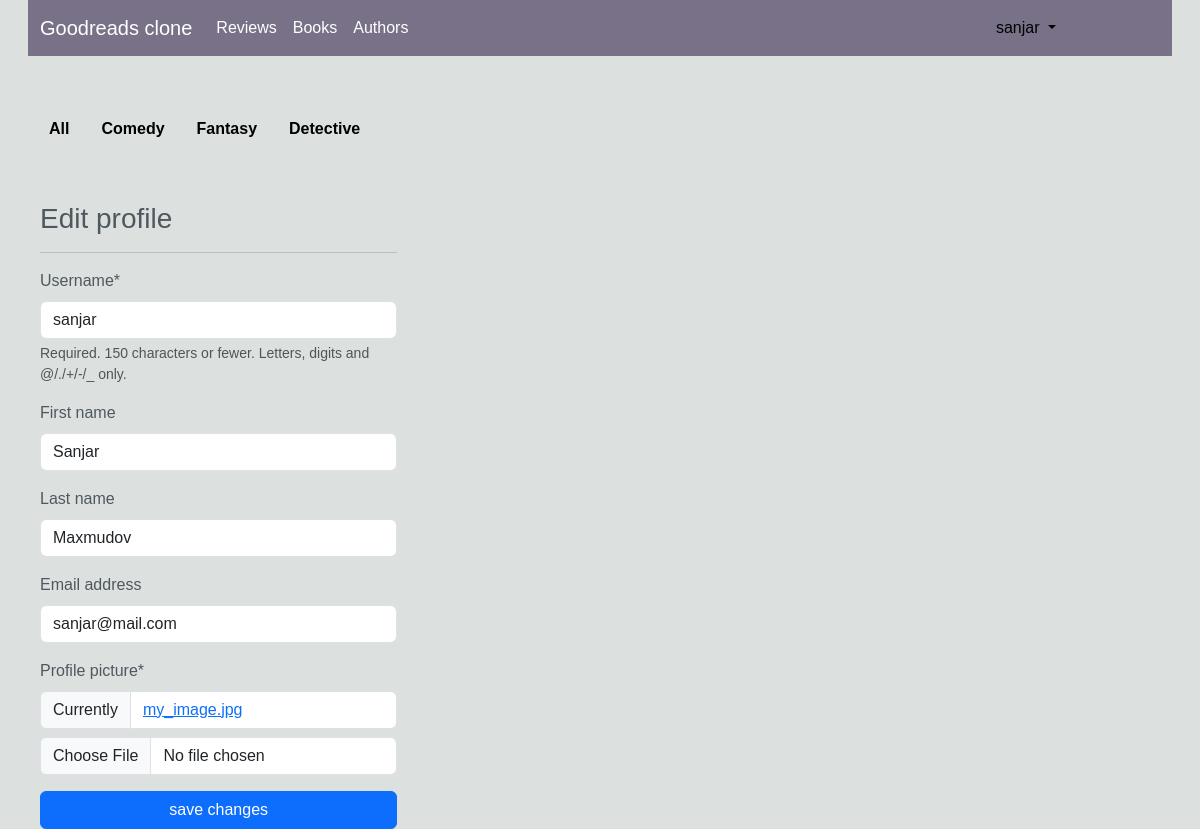
Before: /users/profile/edit/ (signed in) with the older database file.
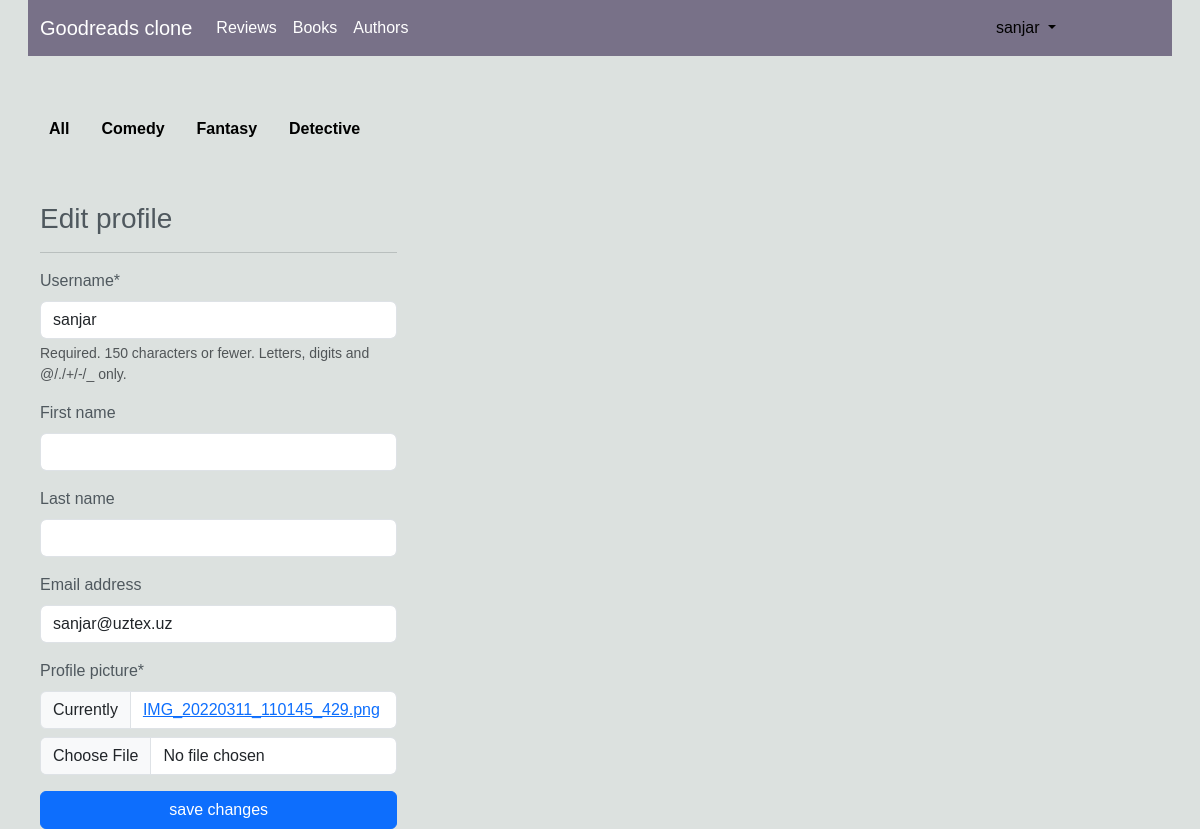
After: the same page with the newer database file.
### users/models.py (models this page shows)
class CustomUser(AbstractUser):
    profile_picture = models.ImageField(default="default_profile_pic.jpg")

### users/views.py (the view, shortened to what this page needs)
# urls.py: path('profile/edit/', ProfileUpdateView.as_view(), name='profile_edit')
class ProfileUpdateView(LoginRequiredMixin, View):
    def get(self, request):
        user_update_form = UserUpdateForm(instance=request.user)
        return render(request, "users/profile_edit.html", {"form": user_update_form})

### users/forms.py
class UserUpdateForm(forms.ModelForm):
    class Meta:
        model = CustomUser
        fields = ('username', 'first_name', 'last_name', 'email', 'profile_picture')

### users/templates/users/profile_edit.html (shortened to what this page needs)
{% extends 'base.html' %}
{% load crispy_forms_tags %}
{% block content %}
    <div class="row">
        <div class="col-4">
            <h3>Edit profile</h3><hr>
            <form method="post" enctype="multipart/form-data">{% csrf_token %}
                {{ form | crispy }}
                <button class="btn btn-primary w-100" type="submit">save changes</button>
            </form>
        </div>
    </div>
{% endblock %}

### templates/base.html (shortened to what the changed rows need)
{% load static %}
{% url 'home_page' as home_page_url %}
{% url 'books:list' as book_list_url %}
{% url 'books:comedy-books' as comedy_list_url %}
{% url 'books:fantastic-books' as fantasy_list_url %}
{% url 'books:detective-books' as detective_list_url %}
{% url 'users:profile' as profile_page_url %}
{% url 'users:profile_edit' as profile_edit_page %}
{% url 'books:authors' as author_url %}
{% url 'landing_page' as main_page_url %}
<!DOCTYPE html>
<html lang="en">
<head>
    <link href="https://cdn.jsdelivr.net/npm/bootstrap@5.3.0/dist/css/bootstrap.min.css" rel="stylesheet"
>
    <link rel="stylesheet" href="https://cdn.jsdelivr.net/npm/rateyo@2.3.2/dist/jquery.rateyo.min.css">
    <link rel="stylesheet" href="https://cdn.jsdelivr.net/npm/bootstrap-icons@1.10.5/font/bootstrap-icons.css">
    <link rel='stylesheet' href='https://cdnjs.cloudflare.com/ajax/libs/flickity/1.0.0/flickity.css'>
    <link rel="stylesheet" href="{% static 'css/home.css' %}">
    <link href="{% static "css/main.css" %}" rel="stylesheet" type="text/css">
    <link href="{% static "css/cards.css" %}" rel="stylesheet" type="text/css">
</head>
<body class="mx-3">
<div class="container-fluid">
    <nav class="navbar navbar-expand-lg mb-5 ">
        <div class="container-fluid">
            <div class="collapse navbar-collapse" id="navbarSupportedContent">
                <div class="me-5">
                    {% if request.user.is_authenticated %}
                        <ul class="navbar-nav me-5">
                            <li class="nav-item dropdown-center">
                                <a class="nav-link dropdown-toggle {% if request.path == profile_page_url or request.path == profile_edit_page %} active {% endif %}"
                                   href="#" role="button" data-bs-toggle="dropdown" aria-expanded="false">
                                    {{ request.user.username }}
                                </a>
                            </li>
                        </ul>
                    {% else %}
                        <p><a class="btn btn-dark btn-sm" href="{% url 'users:login' %}">Login</a></p>
                    {% endif %}
                </div>
            </div>
        </div>
    </nav>
    <div class="container-fluid">
        {% block content %}
        {% endblock content %}
    </div>
</div>
</body>
</html>

Changed rows visible on the page:
changed CustomUser "sanjar": first_name "Sanjar" → (not shown); last_name "Maxmudov" → (not shown); email "sanjar@mail.com" → "sanjar@uztex.uz"
Other visible differences:
text no longer shown: "Username * Required. 150 characters or fewer. Letters, digits and @/./+/-/_ only. First name Last name Email address Profile picture * Currently my_image.jpg"
text now shown: "Username * Required. 150 characters or fewer. Letters, digits and @/./+/-/_ only. First name Last name Email address Profile picture * Currently IMG_20220311_110145_429.png"
